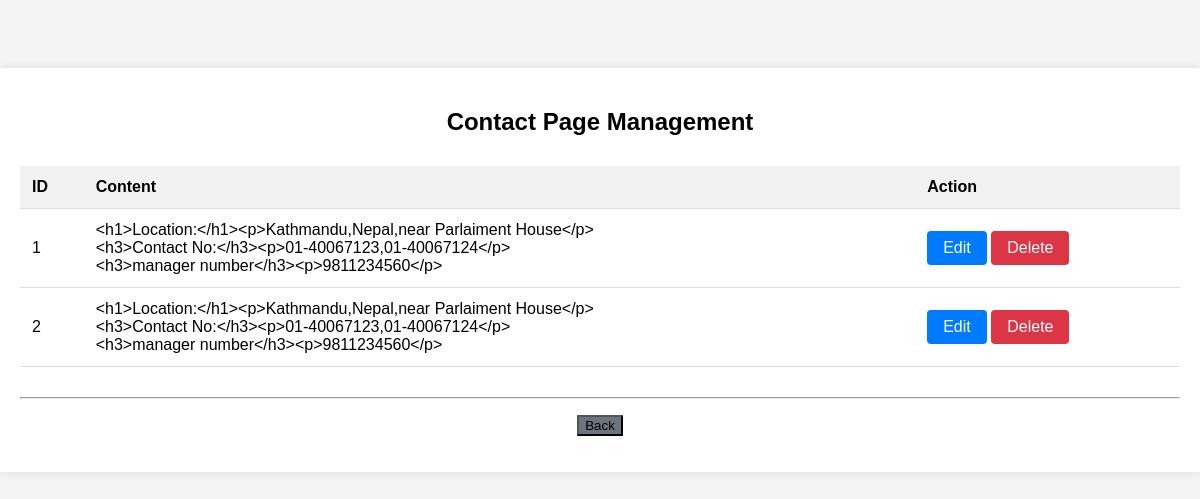
The page /admin/edit-contact.php on the database its author committed.
### tables this page shows
CREATE TABLE IF NOT EXISTS `contact` (
  `id` int(11) NOT NULL AUTO_INCREMENT,
  `contact` text NOT NULL,
  PRIMARY KEY (`id`)
);

### admin/edit-contact.php (the view, shortened to what this page needs)
<!DOCTYPE html>
<html lang="en">
<head>
</head>
<body>
    <?php
    include("connect.php");
    ?>
    <div class="container">
        <h2>Contact Page Management</h2>
        <table>
            <thead>
                <tr>
                    <th>ID</th>
                    <th>Content</th>
                    <th>Action</th>
                </tr>
            </thead>
            <tbody>
                <?php
                $sql = "SELECT * FROM contact";
                $result = mysqli_query($con, $sql);
                if (mysqli_num_rows($result) > 0) {
                    while ($row = mysqli_fetch_assoc($result)) {
                ?>
                        <tr>
                            <td><?php echo $row["id"]; ?></td>
                            <td><?php echo nl2br(htmlspecialchars($row["contact"])); ?></td>
                            <td>
                                <a href="update-con.php?id=<?php echo $row["id"]; ?>" class="btn btn-edit">Edit</a>
                                <a href="delete_contact.php?id=<?php echo $row["id"]; ?>" class="btn btn-delete" onclick="return confirmDelete();">Delete</a>
                            </td>
                        </tr>
                <?php
                    }
                } else {
                ?>
                    <tr>
                        <td colspan="3" style="text-align:center;">No records found.</td>
                    </tr>
                <?php
                }
                ?>
            </tbody>
        </table>
        <hr />
        <p style="text-align: center;">
        <button class="back-btn" onclick="window.location.href='logoupload.php'">Back</button>
        </p>
    </div>
</body>
</html>

### admin/edit-contact.php (style rules this page uses)
body { font-family: Arial, sans-serif; margin: 0; padding: 0; background-color: #f4f4f4; }
.container { max-width: 1200px; margin: 50px auto; padding: 20px; background-color: white; box-shadow: 0 0 10px rgba(0, 0, 0, 0.1); }
h2 { text-align: center; margin-bottom: 30px; }
table { width: 100%; border-collapse: collapse; margin-bottom: 30px; }
th, td { padding: 12px; text-align: left; border-bottom: 1px solid #ddd; }
th { background-color: #f2f2f2; }
.btn { display: inline-block; padding: 8px 16px; text-decoration: none; color: white; border-radius: 4px; cursor: pointer; }
.btn-edit { background-color: #007bff; }
.btn-delete { background-color: #dc3545; }
.back-btn { background-color: #6c757d; }

### rows shown on the page
contact: id "1", contact "<h1>Location:</h1><p>Kathmandu,Nepal,near Parlaiment House</p> <h3>Contact No:</h3><p>01-40067123,01-40067124</p> <h3>manager number</h3><p>9811234560</p>"
contact: id "2", contact "<h1>Location:</h1><p>Kathmandu,Nepal,near Parlaiment House</p> <h3>Contact No:</h3><p>01-40067123,01-40067124</p> <h3>manager number</h3><p>9811234560</p>"
